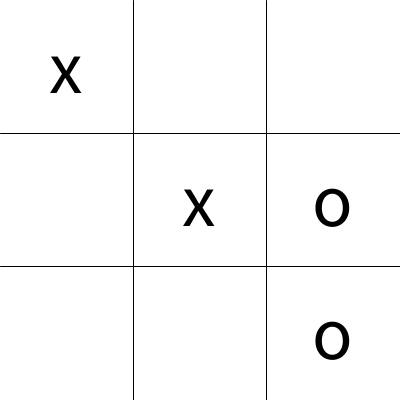
Frame 1 (no input)
Frame 60 (the mouse pressed at the canvas centre just before this capture): identical to frame 1, image omitted
Frame 120 (the mouse held since frame 60 and released just before this capture): identical to frame 1, image omitted

The Processing sketch that drew this single still picture (run headless with seeded random() and noise(); from frame 60 on, the mouse is pressed at the canvas centre):

// Processing sketch: tictactoe
// ── tictactoe.pde
int[][] board = { {1, 0, 0},
                  {0, 1, 0},
                  {0, 2, 2} };
void setup () {
  size(400,400);
  background(255);
}

void draw () {
  background(255);
  
  // Draw grid
  stroke(0);
  line(width/3,0,width/3,height);
  line(2*width/3,0,2*width/3,height);  
  line(3*width/3,0,3*width/3,height);
  line(0, height/3, width, height/3);  
  line(0, 2*height/3, width, 2*height/3); 
  line(0, 3*height/3, width, 3*height/3);  
  
  // Draw markers
  for (int i = 0; i < 3; i++) {
    for (int j = 0; j < 3; j++) {
      int x = i*width/3 + width/6 ;
      int y = j*height/3 + height/6;
      textSize(75);
      textAlign(CENTER, CENTER);
      fill(0);
      if (board[i][j] == 1) text("x",x,y);
      else if (board[i][j] == 2) text("o",x,y);
    }
  }
}
